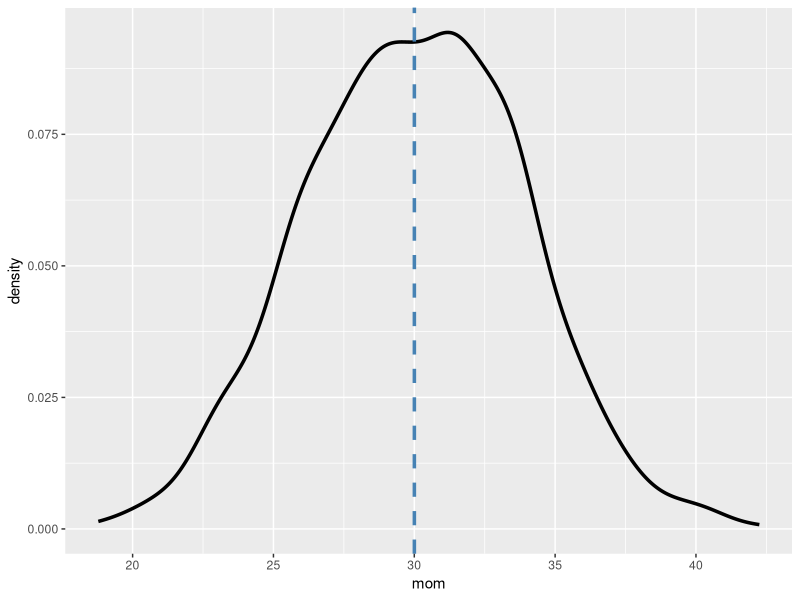
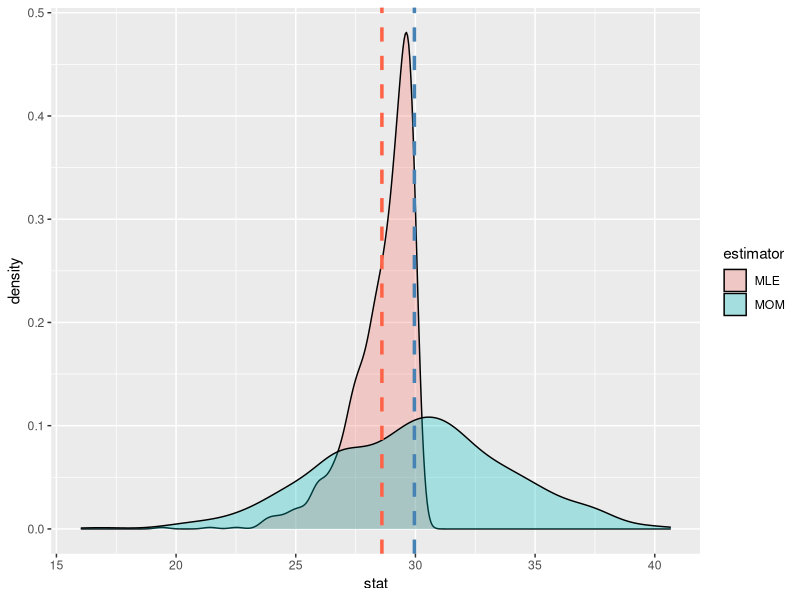
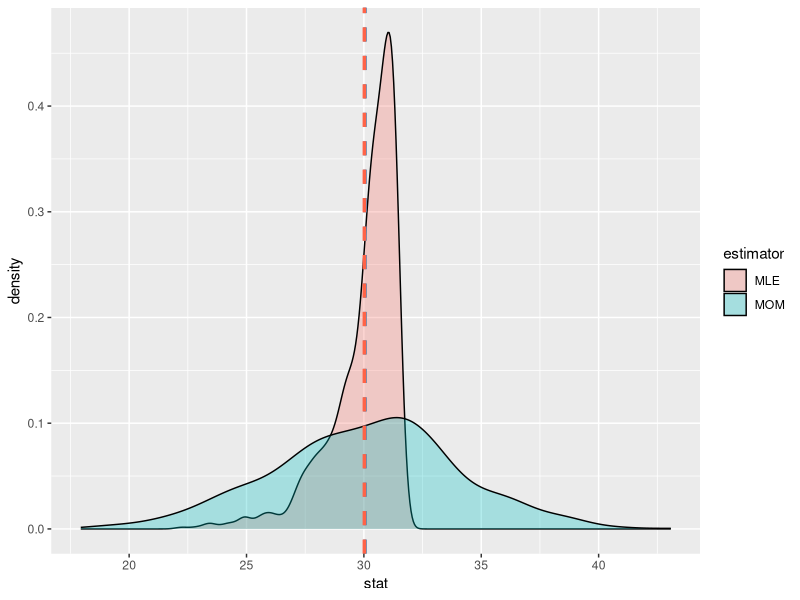
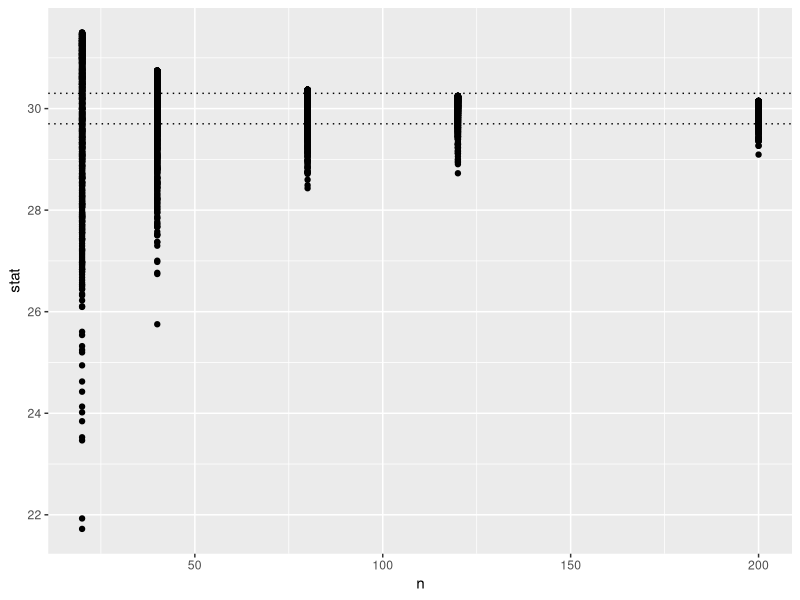
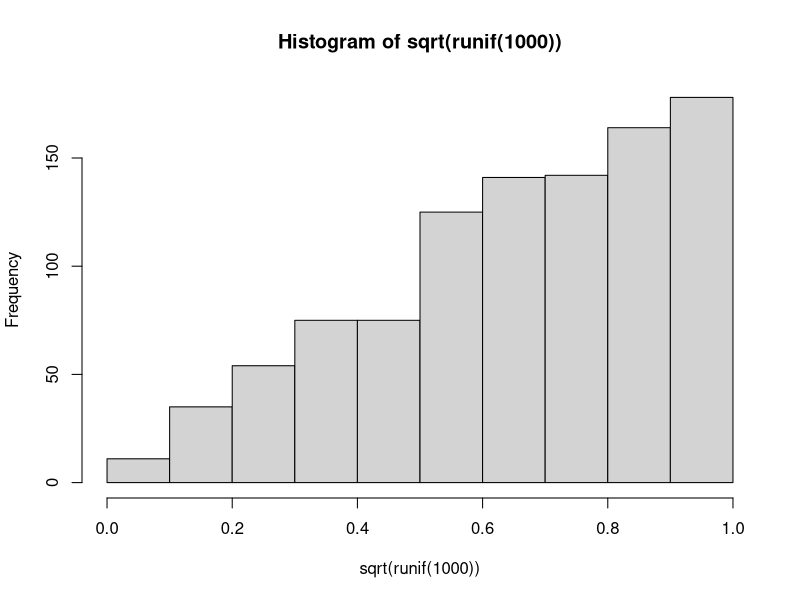
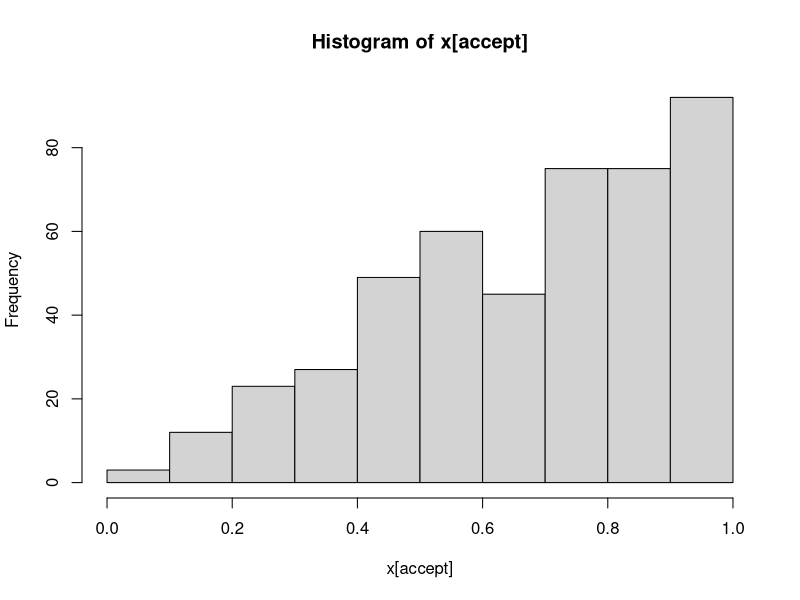
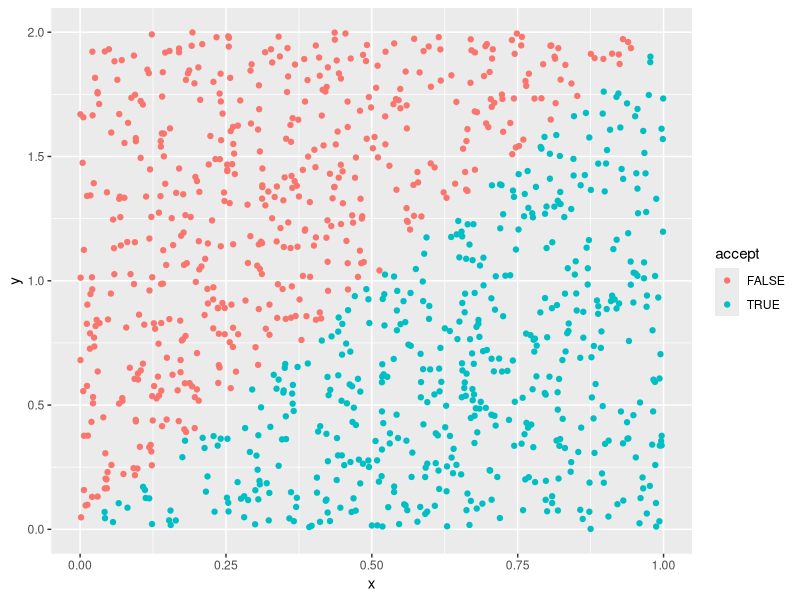
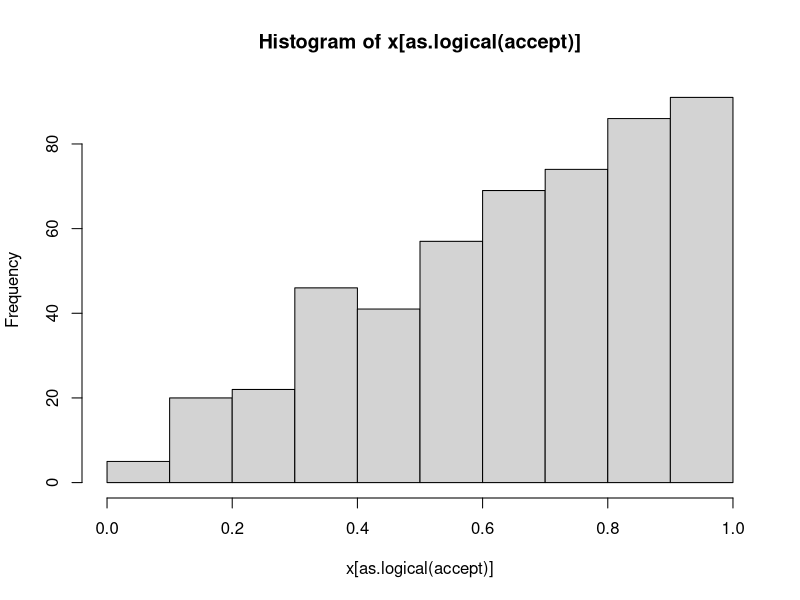

The R source for these figures, in order:
## ---- chunk 1
# Install these packages first
knitr::opts_chunk$set(message = FALSE)
library(tidyverse)
library(readr)
library(knitr)
## ---- chunk 2
n <- 20
x <- runif(n, min = 0, max = 30)
2 * mean(x)
## ---- chunk 3
it <- 1000
mom <- rep(NA, it)

for (i in 1:it) {
  n <- 20
  x <- runif(n, min = 0, max = 30)
  mom[i] <- 2 * mean(x)
}

df <- data.frame(mom)
mean_mom <- mean(mom)
## ---- chunk 4
library(tidyverse)
ggplot(df, aes(x = mom)) +
  geom_density(lwd = 1.2) +
  geom_vline(xintercept = mean_mom, col = "steelblue", lty = 2, lwd = 1.2)
## ---- chunk 5
it <- 1000
mom <- rep(NA, it)
mle <- rep(NA, it)

for (i in 1:it) {
  n <- 20
  x <- runif(n, min = 0, max = 30)
  mom[i] <- 2 * mean(x)
  mle[i] <- max(x)
}

df <- data.frame(stat = c(mom, mle),
                 estimator = rep(c("MOM", "MLE"),
                                 times = c(it, it)))
mean_mom <- mean(mom)
mean_mle <- mean(mle)
## ---- chunk 6
ggplot(df, aes(x = stat, fill = estimator)) +
  geom_density(alpha = .3) +
  geom_vline(xintercept = mean_mom, col = "steelblue", lty = 2, lwd = 1.2) +
  geom_vline(xintercept = mean_mle, col = "tomato", lty = 2, lwd = 1.2)
## ---- chunk 7
it <- 1000
mom <- rep(NA, it)
mle <- rep(NA, it)

for (i in 1:it) {
  n <- 20
  x <- runif(n, min = 0, max = 30)
  mom[i] <- 2 * mean(x)
  mle[i] <- ((n + 1) / n) * max(x)
}

df <- data.frame(stat = c(mom, mle),
                 estimator = rep(c("MOM", "MLE"),
                                 times = c(it, it)))
mean_mom <- mean(mom)
mean_mle <- mean(mle)
## ---- chunk 8
ggplot(df, aes(x = stat, fill = estimator)) +
  geom_density(alpha = .3) +
  geom_vline(xintercept = mean_mom, col = "steelblue", lty = 2, lwd = 1.2) +
  geom_vline(xintercept = mean_mle, col = "tomato", lty = 2, lwd = 1.2)
## ---- chunk 9
df %>%
  group_by(estimator) %>%
  summarize(var = var(stat))
## ---- chunk 10
it <- 1000
n_vec <- c(20, 40, 80, 120, 200)
nsamps <- length(n_vec)
mle <- rep(NA, it * nsamps)

for (j in 1:nsamps) {
  for (i in 1:it) {
    n <- n_vec[j]
    x <- runif(n, min = 0, max = 30)
    mle[(j - 1) * it + i] <- ((n + 1) / n) * max(x)
}
}
df <- data.frame(stat = mle,
                 n = rep(n_vec, times = rep(it, nsamps)))
## ---- chunk 11
ggplot(df, aes(x = n, y = stat)) +
  geom_point() +
  geom_hline(yintercept = 30 - .3, lty = 3) +
  geom_hline(yintercept = 30 + .3, lty = 3)
## ---- chunk 12
hist(sqrt(runif(1000)))
## ---- chunk 13
n <- 1000
x <- runif(n)
u <- runif(n, min = 0, max = 2)
accept <- u < (2 * x)
hist(x[accept])
## ---- chunk 14
n <- 1000
x <- runif(n)
u <- runif(n, min = 0, max = 2)
library(tidyverse)
df <- data.frame(x = x, 
                 y = u, 
                 accept = u < (2 * x))
p <- ggplot(df, aes(x = x, y = y, col = accept)) +
  geom_point()
## ---- chunk 15
p
## ---- chunk 16
n <- 1000
x <- runif(n)
accept <- rbinom(n, size = 1, prob = 2 * x/2)
hist(x[as.logical(accept)])
